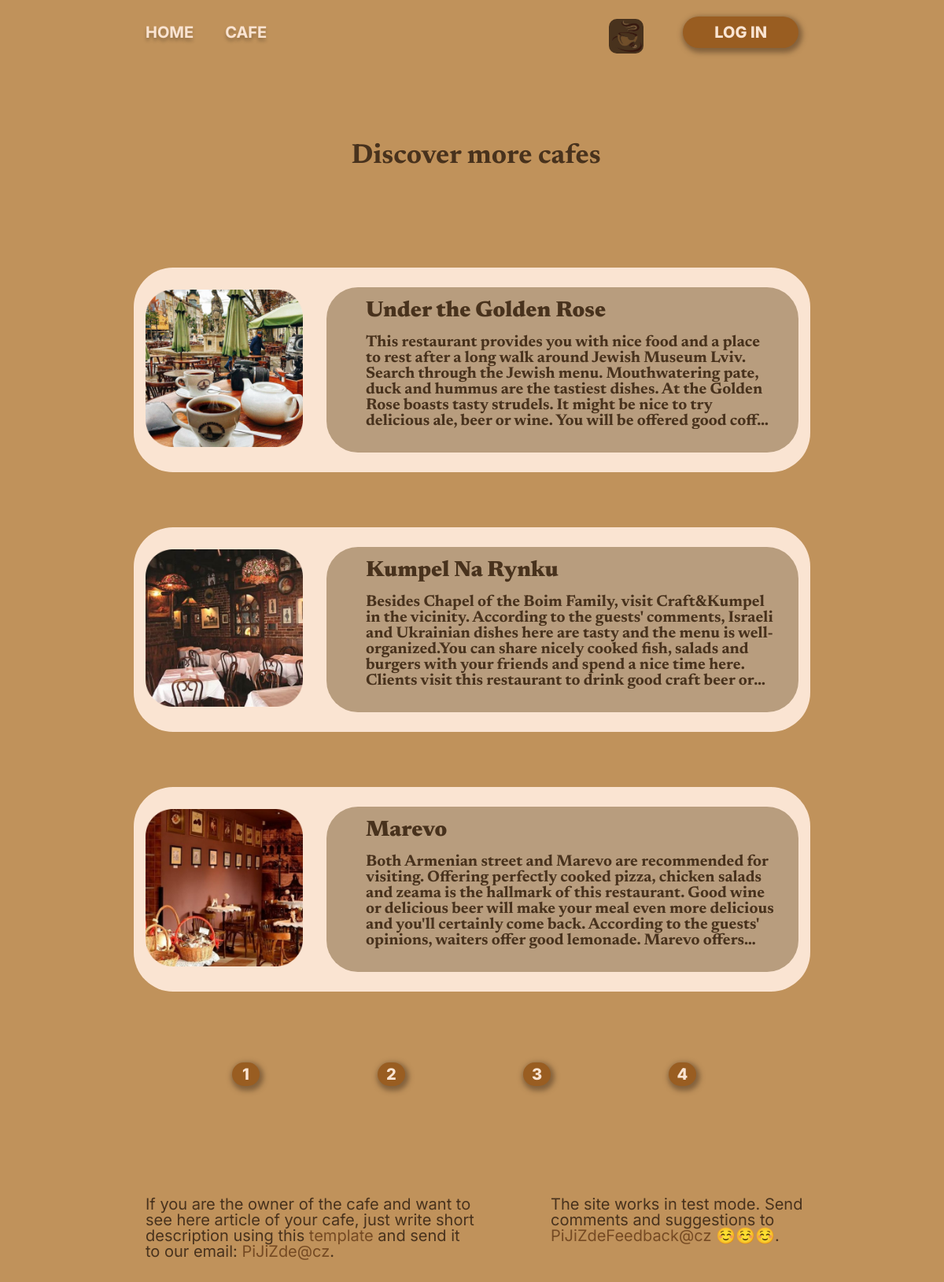
The app's page /index/cafes.php with its own data.
### tables this page shows
CREATE TABLE `cafestable` (
  `id` int(11) NOT NULL,
  `title` varchar(120) NOT NULL,
  `description` varchar(1400) NOT NULL,
  `photo` varchar(150) NOT NULL,
  `link` varchar(1500) NOT NULL
);

### conn_php/conn_cafe.php (called while the page is built, shortened)
<?php
$conn = new mysqli('localhost', 'root', '', 'login_db');
if ($conn->connect_error) {
    die("Connection error: " . $conn->connect_error);
} else {
    $num_per_page = 3;
    if (isset($_GET["page_number"])) {
        $page_number = $_GET["page_number"];
    } else {
        $page_number = 1;
    }
    $start_from = ($page_number-1) * $num_per_page;
    $sql = "SELECT * FROM `cafestable` LIMIT $start_from, $num_per_page";
    $rs_result = mysqli_query($conn, $sql);
}

### index/cafes.php (the view, shortened to what this page needs)
<?php
    include_once("../conn_php/theme.php");
    include_once("../conn_php/conn_cafe.php");
    global $body_tag;
?>
<!DOCTYPE html>
<html lang="en" >
<head>
    <link rel="stylesheet" href="../cafes/cafes.css">
</head>
<?php echo $body_tag; ?>
    <div class="wrapper">
        <header id="open" class="header">
            <div id="close" class="header_container">
                <nav>
                    <ul class="menu_list m_list">
                        <li class="menu_item">
                            <a href="../index/index.php" class="menu_link">HOME</a>
                        </li>
                        <li class="menu_item">
                            <a href="cafes.php" class="menu_link">CAFE</a>
                        </li>
                    </ul>
                </nav>
                <img  src="
                <?php global $icon;
                echo $icon; ?>" alt="change theme" id="theme">
                <?php if( isset($_SESSION['user']) && !empty($_SESSION['user']) )
                {
                ?>
                    <form>
                        <button type="submit" class="button login"  formaction="../conn_php/logout.php">LOG OUT</button>
                    </form>
                <?php }else{ ?>
                <form>
                    <button type="submit" class="button login" formtarget="blank_" formaction="login_html.php">LOG IN</button>
                </form>
                <?php } ?>
            </div>
        </header>
        <main class="main">
            <div >
                <h1> Discover more cafes</h1>
            </div>
            <div class="cafes">
                <ul class="cafes_container" >
                    <?php
                    global $rs_result;
                        while($rows=mysqli_fetch_array($rs_result)){
                            ?>
                            <li class="cafe_item">
                                <div class="cafe-image">
                                    <img class = 'cafe-img' src="<?php echo $rows['photo']; ?>" alt="cafe photo 1">
                                </div>
                                <div class="cafe-content">
                                    <a href="template.php?id=<?php echo $rows['id']; ?>" class="cafe_title" > <?php echo $rows['title']; ?> </a>
                                    <p class="cafe_description"> <?php echo $rows['description']; ?> </p>
                                </div>
                            </li>
                    <?php
                        }
                    ?>
                </ul>
            </div>
            <?php
            $sql="SELECT*FROM `cafestable`";
            global $conn;
            $rs_result=mysqli_query($conn, $sql);
            $total_records=mysqli_num_rows($rs_result);
            global $num_per_page;
            $total_pages=ceil($total_records/$num_per_page);
            for($i=1;$i<=$total_pages;$i++){
                echo "<a href='cafes.php?page_number=".$i."' class='page_links'>".$i."</a>";
            }
            ?>
        </main>
        <?php include "footer.php";?>
    </div>
</body>
</html>

### conn_php/theme.php (shortened to what this page needs)
<?php
$body_tag = '<body>';
$icon = "../images/homeph/start_photo_dark.jpg";

### index/footer.php
<footer>
        <p class="left">
            If you are the owner of the cafe and want to see here article of your cafe,
            just write short description using this <a href="../documents/template.docx" download="template.docx" class="word_footer"> template</a>
            and send it to our email: <a href="mailto:PiJiZdeFeedback@cz" class="email-text"> PiJiZde@cz</a>.
        </p>
        <p class="right">
            The site works in test mode. Send comments and suggestions to
            <a href="mailto:PiJiZdeFeedback@cz" class="email-text">PiJiZdeFeedback@cz </a> ☺️☺️☺️.
        </p>
</footer>

### cafes/cafes.css (style rules this page uses)
ul li { list-style: none; }
input, button, textarea, footer { font-family: inherit; }
h1,h2,h3,h4,h5,h6 { font-family: 'Newsreader'; font-weight: 700; }
html, body { height: 100%; line-height: 1; scroll-behavior: smooth; }
body { font-family: 'Inter'; font-size:20px; color: var(--second-color); background-color: var(--first-color); background-repeat: no-repeat; background-position: 0 0; background-size: cover; margin-left:auto; margin-right:auto; width:1000px; }
.wrapper { overflow:hidden; display:flex; flex-direction: column; min-height: 100%; margin-left:auto; margin-right:auto; width:910px; }
.header { position:absolute; width: 100%; left:0; right: 0; }
.header_container { display: flex; min-height: 100%; align-items: center; justify-content: space-between; margin-left:auto; margin-right:auto; width:910px; }
nav { flex: 1 1 auto; padding-right: 50px; }
.m_list { display: flex; justify-content: left; padding-right: 30px; margin-right: 180px; gap: 40px; }
.button { align-items: center; justify-content:center; background-color: var(--fourth-color); border: 1px none; border-radius: 40px; box-shadow: 2px 3px 6px 3px #48321d80; display: flex; padding: 0 40px; margin-right: 40px; min-width: 70px; min-height: 40px; top: 40px; font-family: 'Inter'; font-style: normal; font-weight: 800; font-size: 20px; line-height: 30px; text-align: center; text-decoration-line: none; color: #FAE4D2; }
.menu_link { font-family: Inter; text-transform: None; text-decoration-line: none; font-style:normal; font-weight: 700; font-size: 20px; line-height: 1.3; color:#FAE4D2; -webkit-text-stroke: 0.1px #FAE4D2; text-shadow: 0px 4px 4px rgba(0,0,0,0.25); }
main { flex: 1 0 auto; position: relative; top: 150px; width: 910px; }
h1 { padding-left:10px; padding-bottom:10px; font-size:35px ; font-family: 'Newsreader'; text-align: center; }
.cafes { display: flex; align-items: center; justify-content:center; padding-left: 70px; padding-right:70px; padding-top:70px; width:730px; }
.cafes_container { display:inline; align-items: center; justify-content:center; min-width: 860px; }
.cafe_item { display:flex; align-items: center; justify-content:center; background-color: #FAE4D2; margin-bottom: 70px; border-radius: 50px; width: 860px; min-height: 100%; height: 260px; margin-right: 30px; }
.cafe-image { align-self: center; margin-left: 30px; margin-right: 30px; }
.cafe-img { width:200px; }
.cafe-content { align-self:center; margin-right: 30px; padding-left: 50px; padding-right: 50px; padding-top: 20px; background: #B89D7E; border-radius: 40px; height: 190px; width: 500px; }
.cafe_title { font-family: 'Newsreader'; font-style: normal; font-weight: 800; font-size: 28px; line-height: 0; text-align: center; color: #48321D; text-decoration: none; }
.cafe_description { overflow: hidden; width:520px; display: -webkit-box; -webkit-line-clamp: 6; -webkit-box-orient: vertical; font-family: 'Newsreader'; font-style: normal; font-weight: 700; font-size: 20px; line-height: 20px; color: #48321D; }
.page_links { display: inline-flex; align-items: center; justify-content:center; background-color: var(--fourth-color); border: 1px none; border-radius: 40px; box-shadow: 2px 3px 6px 3px #48321d80; margin-left:150px; top: 40px; font-family: 'Inter'; font-style: normal; font-weight: 800; font-size: 20px; line-height: 30px; text-align: center; text-decoration-line: none; color: #FAE4D2; width:35px; }
footer { font-size: 20px; color:var(--third-color); height:200px; width: 100%; display: grid; grid-template-columns: auto auto; padding-top: 250px; }
p.left { text-align:left; margin: 20px; padding: 20px; width:420px; }
p.right { text-align: left; width:350px; margin: 20px; padding: 20px; padding-left: 35px; }
.word_footer { text-decoration-line: none; color:#754a23; }
.email-text { text-decoration-line: none; color:#754a23; }
#theme { width:40px; height:40px; padding: 2px; margin-top:10px; margin-right:50px; font-size: 16px; background-color: #48321D; color:#FAE4D2; border-radius: 10px; }
:root { --first-color: #C0925B; --second-color: #48321D; --third-color:#48321D; --fourth-color:#995D21; }

### records on screen
cafestable: photo (picture), title "Under the Golden Rose", description "This restaurant provides you with nice food and a place to rest after a long walk around Jewish Museum Lviv. Search through the Jewish menu. Mouthwatering pate, duck and hummus are the tastiest dishes. At the Golden Rose boasts tasty strudels. It might be nice to try delicious ale, beer or wine. You will be offered good…"
cafestable: photo (picture), title "Kumpel Na Rynku", description "Besides Chapel of the Boim Family, visit Craft&Kumpel in the vicinity. According to the guests' comments, Israeli and Ukrainian dishes here are tasty and the menu is well-organized.You can share nicely cooked fish, salads and burgers with your friends and spend a nice time here. Clients visit this restaurant to drink good craft beer…"
cafestable: photo (picture), title "Marevo", description "Both Armenian street and Marevo are recommended for visiting. Offering perfectly cooked pizza, chicken salads and zeama is the hallmark of this restaurant. Good wine or delicious beer will make your meal even more delicious and you'll certainly come back. According to the guests' opinions, waiters offer good lemonade. Marevo…"
